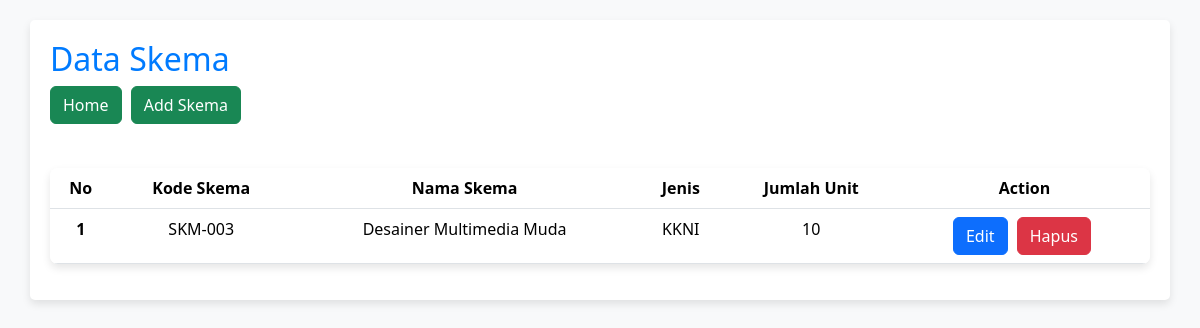
The page /sertifikasi.php?cari=SKM-003 on the database its author committed.
### tables this page shows
CREATE TABLE `tb_skema` (
  `id_skema` int(11) NOT NULL,
  `kd_skema` varchar(255) NOT NULL,
  `nm_skema` varchar(255) NOT NULL,
  `jenis` varchar(255) NOT NULL,
  `jml_unit` int(11) NOT NULL
);

### sertifikasi.php (the view, shortened to what this page needs)
<!DOCTYPE html>
<html lang="en">
<head>
    <link rel="stylesheet" href="https://cdn.jsdelivr.net/npm/bootstrap@5.3.2/dist/css/bootstrap.min.css">
</head>
<body>
    <div class="container">
        <h2>Data Skema</h2>
        <a href="index.php"><button type="button" class="btn btn-success">Home</button></a>
        <a href="add_skema.php"><button type="button" class="btn btn-success">Add Skema</button></a>
        <br /><br />
        <table class="table">
            <thead>
                <tr>
                    <th scope="col">No</th>
                    <th scope="col">Kode Skema</th>
                    <th scope="col">Nama Skema</th>
                    <th scope="col">Jenis</th>
                    <th scope="col">Jumlah Unit</th>
                    <th scope="col">Action</th>
                </tr>
            </thead>
            <?php
            include 'koneksi.php';
            $no = 1;
            if (isset($_GET['cari'])) {
                $cari = $_GET['cari'];
                $sql = mysqli_query($coon, "select * from tb_skema where kd_skema like '%" . $cari . "%'");
            } else {
                $sql = mysqli_query($coon, "select * from tb_skema");
            }
            while ($data = mysqli_fetch_array($sql)) {
            ?>
                <tbody>
                    <tr>
                        <th scope="row"><?php echo $no; ?></th>
                        <td><?php echo $data['kd_skema']; ?></td>
                        <td><?php echo $data['nm_skema']; ?></td>
                        <td><?php echo $data['jenis']; ?></td>
                        <td><?php echo $data['jml_unit']; ?></td>
                        <td>
                            <a href="edit_skema.php?id=<?php echo $data['id_skema']; ?>"><button type="button" class="btn btn-primary">Edit</button></a>
                            <a href="delete_skema.php?id=<?php echo $data['id_skema'] ?>"><button type="button" class="btn btn-danger">Hapus</button></a>
                        </td>
                    </tr>
            <?php
                $no++;
            }
            ?>
                </tbody>
        </table>
    </div>
</body>
</html>

### sertifikasi.php (style rules this page uses)
body { background-color: #f8f9fa; color: #343a40; margin-top: 20px; }
h2 { color: #007bff; }
.container { border-radius: 5px; padding: 20px; background-color: #ffffff; box-shadow: 0 4px 8px rgba(0, 0, 0, 0.1); }
.btn { margin-right: 5px; }
table { background-color: #ffffff; box-shadow: 0 4px 8px rgba(0, 0, 0, 0.1); border-radius: 8px; overflow: hidden; width: 100%; margin-top: 20px; }
th, td { text-align: center; padding: 15px; }
th { background-color: #007bff; color: #ffffff; }

### rows shown on the page
tb_skema: kd_skema "SKM-003", nm_skema "Desainer Multimedia Muda", jenis "KKNI", jml_unit "10"
